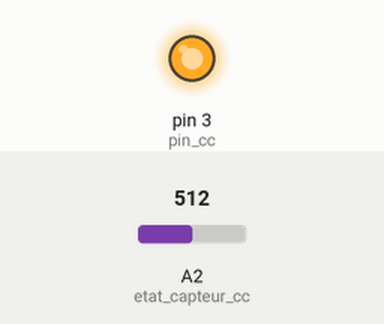
This sketch was run on a simulated Arduino Uno, built with avr-gcc and run on an emulated ATmega328P. On the bench: output pins drawn as LEDs (lit = HIGH). The test bench sets the inputs (shaded band); at power-on: A2 (etat_capteur_cc) = 512. What the sketch prints to the serial monitor is not drawn.

Above: at 0.1 s.
Timing chart, 0 to 1.6 s (numbered marks = the images above):
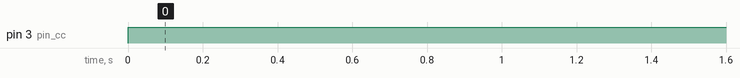

Measured:
- by itself, pin 3 (pin_cc): LOW → HIGH at 0.00 s

The sketch:

programme__capteur_compteur_cases_v2_ino.ino
```cpp
// programme calculant le nombre de cases parcourues par le robot
// programme non fonctionnel


int nombre_cases = 1;          // declaration de la variable contenant le nombre de cases parcourues, vaut car au début le robot est sur une case
int etat_capteur_cc = A2;      // declaration de la variable contenant l'etat du capteur conteur de balle
int new_etat_capteur_cc = A2;  // declaration de la variable contenant le nouvelle etat du capteur compteur de cases
int pin_cc = 3;  //declaration de la pine ou est branche le capteur
int c = 0;    //variable contenant la valeur de de la lecture de l'entree analogique A2 de la variable etat_capteur_cc
int d = 0;  //variable contenant la valeur de de la lecture de l'entree analogique A2 de la variable new_etat_capteur_cc
int ce = 0;  // variable contenant la valeur 1 ou 0 case noire ou blanche de la variable etat_capteur_cc
int de = 0;  // variable contenant la valeur 1 ou 0 case noire ou blanche de la variable new_etat_capteur_cc

void setup()
{
   Serial.begin(9600);
  pinMode(pin_cc, OUTPUT);
}

void loop()
{
  digitalWrite(pin_cc, HIGH);
  c = analogRead(etat_capteur_cc);  // lecture de l'etat du capteur compteur de cases (valeur entre 0 et 1023)
  delay(10);
  d = analogRead(new_etat_capteur_cc);  //lecture du nouvelle etat du capteur
  delay(10);

  if(c > 500)  // donne la valeur 0 ou 1 si la case est noire ou blanche
 {
   ce = 1;
 }
 if( d > 500)
 {
   de = 1;
 }
  if( ce != de)
  {
    nombre_cases = nombre_cases + 1;  // si la case n'est pas de meme couleur on a parcouru une case on fait + 1
  }

  Serial.print(nombre_cases);
  Serial.println();
}
```
